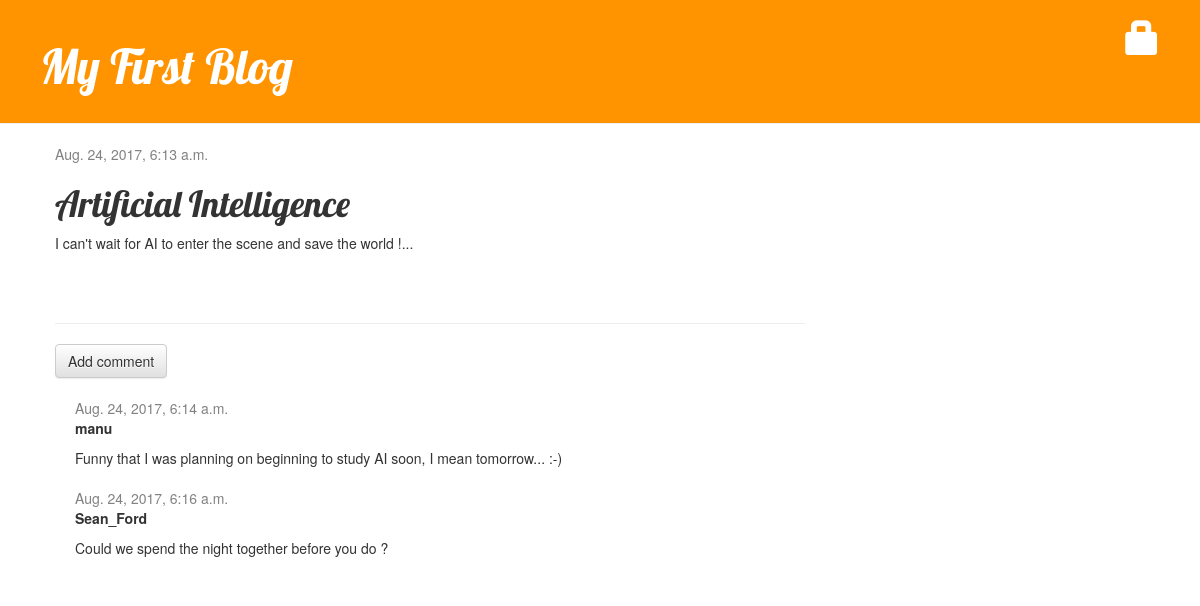
Page /post/6/ on the committed database.
### blog/models.py (models this page shows, shortened)
class Post(models.Model) :
    author = models.ForeignKey('auth.User')
    title = models.CharField(max_length=200)
    text = models.TextField()
    created_date = models.DateTimeField(default=timezone.now)
    published_date = models.DateTimeField(blank=True, null=True)

class Comment(models.Model):
    post = models.ForeignKey('blog.Post', related_name='comments')
    author = models.CharField(max_length=200)
    text = models.TextField()
    created_date = models.DateTimeField(default=timezone.now)
    approved_comment = models.BooleanField(default=False)

### blog/views.py (the view)
# urls.py: url(r'^post/(?P<pk>\d+)/$', views.post_detail, name='post_detail'),
def post_detail(request, pk) :
    post = get_object_or_404(Post, pk=pk)
    return render(request, 'blog/post_detail.html', {'post': post})

### blog/templates/blog/post_detail.html (shortened to what this page needs)
{% extends 'blog/base.html' %}
{% block content %}
	<div class="post">
        	{% if post.published_date %}
            		<div class="date">
                		{{ post.published_date }}
            		</div>
		{% else %}
			{% if user.is_authenticated %}
    				<a class="btn btn-default" href="{% url 'post_publish' pk=post.pk %}">  Publish  </a>
			{% else %}
            			<a href="{% url 'login' %}" class="top-menu"><span class="glyphicon glyphicon-lock"></span></a>
			{% endif %}
        	{% endif %}
		{% if user.is_authenticated %}
     			<a class="btn btn-default" href="{% url 'post_edit' pk=post.pk %}"><span class="glyphicon glyphicon-pencil"></span></a>
			<a class="btn btn-default" href="{% url 'post_remove' pk=post.pk %}"><span class="glyphicon glyphicon-remove"></span></a>
		{% else %}
            		<a href="{% url 'login' %}" class="top-menu"><span class="glyphicon glyphicon-lock"></span></a>
		{% endif %}
        	<h1>  {{ post.title }}  </h1>
        	<p>  {{ post.text|linebreaksbr }}  </p>
    	</div>
	<hr>
	<a class="btn btn-default" href="{% url 'add_comment_to_post' pk=post.pk %}">  Add comment  </a>
	{% for comment in post.comments.all %}
		{% if user.is_authenticated or comment.approved_comment %}
    			<div class="comment">
        			<div class="date">
					{{ comment.created_date }}
				</div>
        			<strong>  {{ comment.author }}  </strong>
        			<p>  {{ comment.text|linebreaks }}  </p>
    			</div>
		{% endif %}
	{% empty %}
    		<p>  No comments here yet :(  </p>
	{% endfor %}
{% endblock %}

### blog/static/css/blog.css (style rules this page uses)
h1, h2, h3, h4 { font-family: 'Lobster', cursive ; }
.date { color: #828282 ; }
.top-menu, .top-menu:hover, .top-menu:visited { color: #ffffff ; float: right ; font-size: 26pt ; margin-right: 20px ; }
.post { margin-bottom: 70px ; }
.comment { margin: 20px 0px 20px 20px ; }

### rows in the picture
Post: published_date "Aug. 24, 2017, 6:13 a.m.", title "Artificial Intelligence", text "I can't wait for AI to enter the scene and save the world !..."
Comment: created_date "Aug. 24, 2017, 6:14 a.m.", author "manu", text "Funny that I was planning on beginning to study AI soon, I mean tomorrow... :-)"
Comment: created_date "Aug. 24, 2017, 6:16 a.m.", author "Sean_Ford", text "Could we spend the night together before you do ?"
